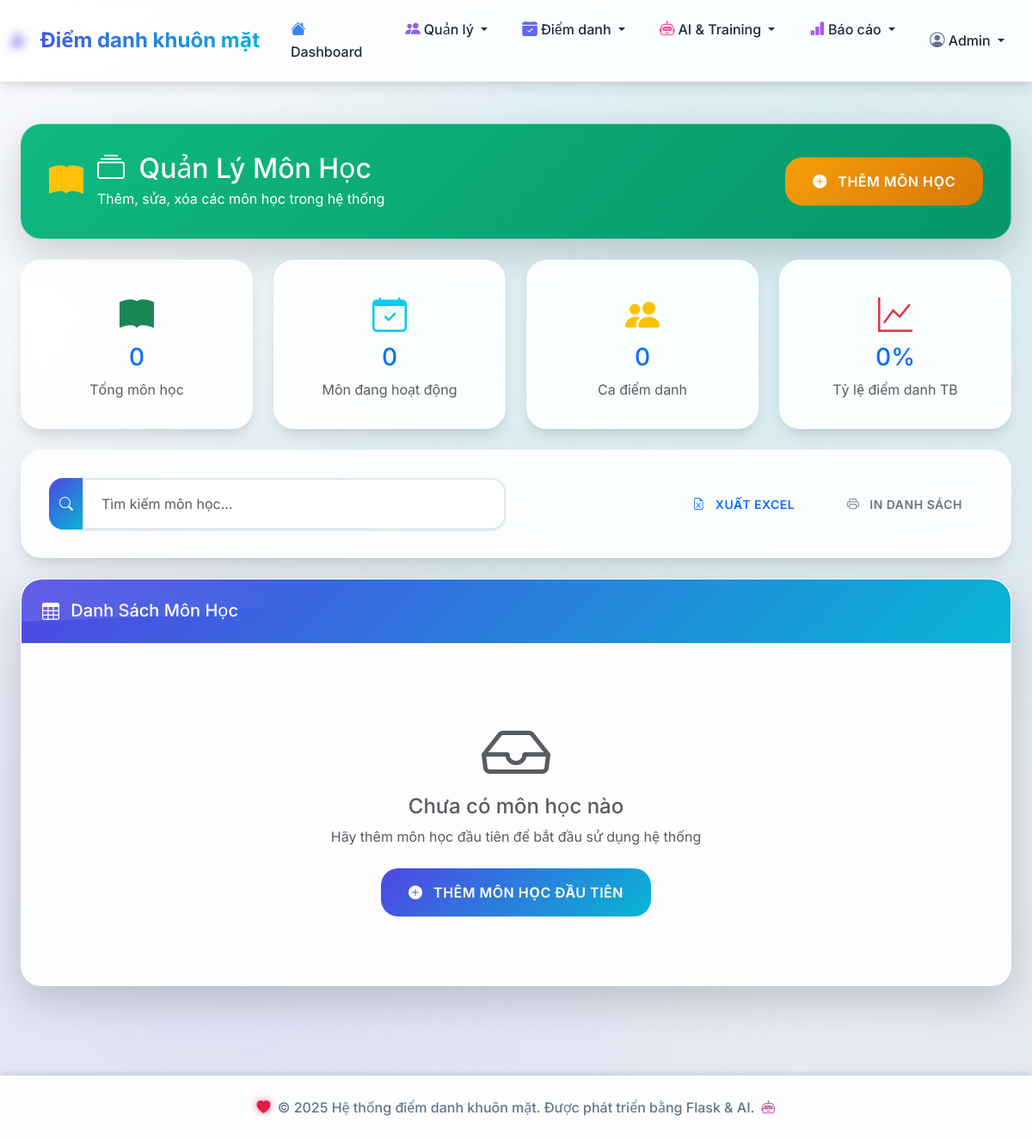
Before: /subjects/ with the older database file.
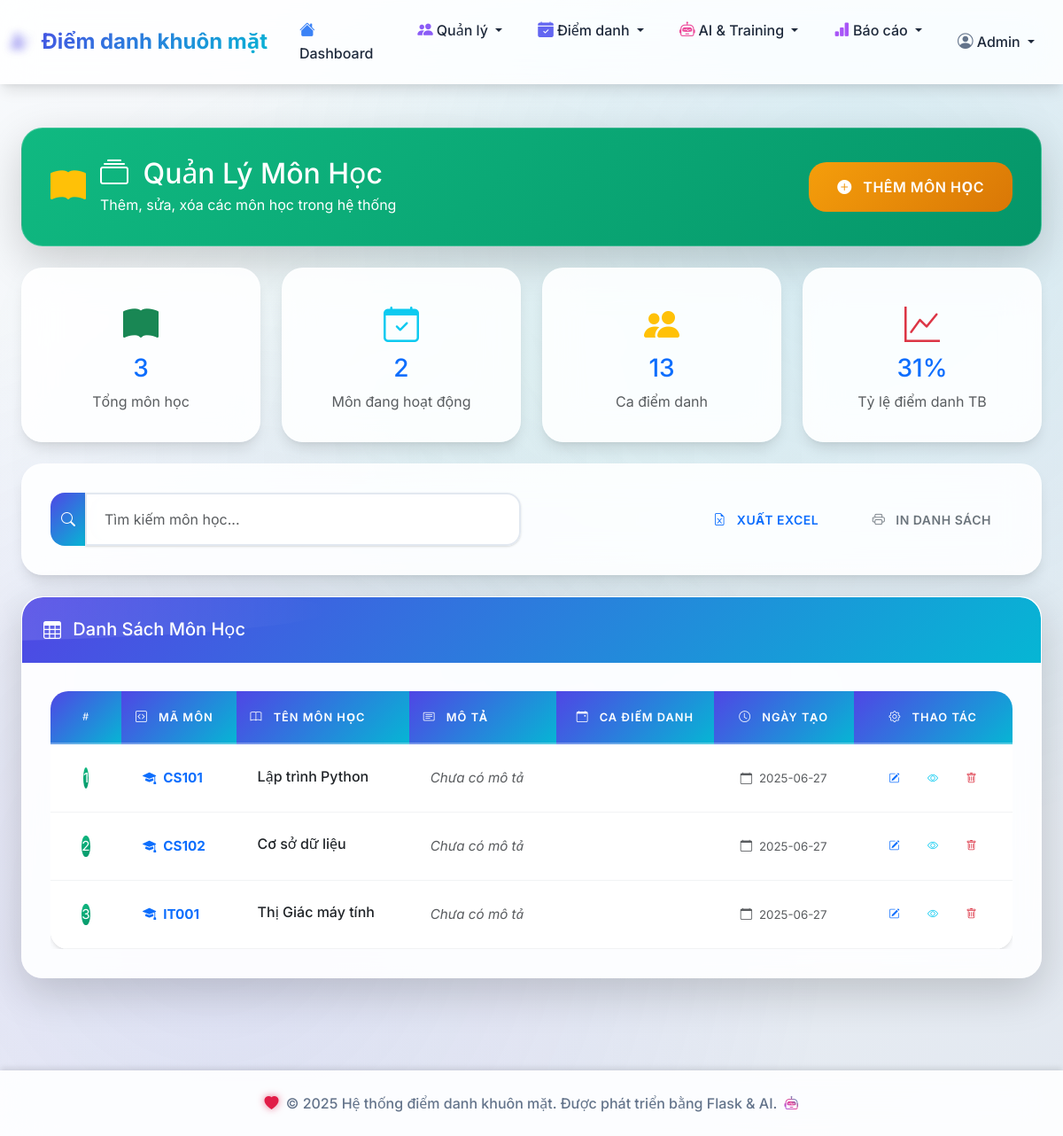
After: the same page with the newer database file.
### tables this page shows
CREATE TABLE subjects (
            id INTEGER PRIMARY KEY AUTOINCREMENT,
            subject_code TEXT UNIQUE NOT NULL,
            subject_name TEXT NOT NULL,
            description TEXT,
            created_at TIMESTAMP DEFAULT CURRENT_TIMESTAMP
        );

### routes/subjects.py (the view)
@subjects_bp.route('/')
def list_subjects():
    conn = get_db_connection()
    subjects = conn.execute('''
        SELECT s.*,
               COUNT(DISTINCT ast.id) as session_count,
               COUNT(DISTINCT ar.id) as attendance_count
        FROM subjects s
        LEFT JOIN attendance_sessions ast ON s.id = ast.subject_id
        LEFT JOIN attendance_records ar ON ast.id = ar.session_id
        GROUP BY s.id
        ORDER BY s.created_at DESC
    ''').fetchall()
    total_subjects = len(subjects)
    active_subjects = len([s for s in subjects if s['session_count'] > 0])
    total_sessions = sum(s['session_count'] for s in subjects)
    total_attendance = sum(s['attendance_count'] for s in subjects)
    avg_attendance = round(total_attendance / max(total_sessions, 1) * 100) if total_sessions > 0 else 0
    conn.close()
    return render_template('subjects/list.html',
                         subjects=subjects,
                         active_subjects=active_subjects,
                         total_sessions=total_sessions,
                         avg_attendance=avg_attendance)

### models/database.py (called while the page is built)
def get_db_connection():
    conn = sqlite3.connect(DATABASE_PATH)
    conn.row_factory = sqlite3.Row
    return conn

### templates/subjects/list.html (shortened to what the changed rows need)
{% extends "base.html" %} {% block title %}Quản Lý Môn Học{% endblock %} {% block content %}
<div class="container-fluid py-4">
  <div class="row mb-4">
    <div class="col-12">
      <div class="card bg-gradient-success shadow-lg">
        <div class="card-body text-white">
          <div class="d-flex justify-content-between align-items-center">
            <div class="d-flex align-items-center">
              <div>
                <h2 class="mb-1">
                  <i class="bi bi-collection me-2"></i>
                  Quản Lý Môn Học
                </h2>
              </div>
            </div>
          </div>
        </div>
      </div>
    </div>
  </div>
  <div class="row mb-4">
    <div class="col-md-3">
      <div class="card glass-card text-center">
        <div class="card-body">
          <i class="bi bi-book-fill fs-1 text-success mb-2"></i>
          <h3 class="text-primary">{{ subjects|length }}</h3>
          <p class="text-muted mb-0">Tổng môn học</p>
        </div>
      </div>
    </div>
    <div class="col-md-3">
      <div class="card glass-card text-center">
        <div class="card-body">
          <i class="bi bi-calendar-check fs-1 text-info mb-2"></i>
          <h3 class="text-primary">{{ active_subjects }}</h3>
          <p class="text-muted mb-0">Môn đang hoạt động</p>
        </div>
      </div>
    </div>
    <div class="col-md-3">
      <div class="card glass-card text-center">
        <div class="card-body">
          <i class="bi bi-people-fill fs-1 text-warning mb-2"></i>
          <h3 class="text-primary">{{ total_sessions }}</h3>
          <p class="text-muted mb-0">Ca điểm danh</p>
        </div>
      </div>
    </div>
    <div class="col-md-3">
      <div class="card glass-card text-center">
        <div class="card-body">
          <i class="bi bi-graph-up fs-1 text-danger mb-2"></i>
          <h3 class="text-primary">{{ avg_attendance }}%</h3>
          <p class="text-muted mb-0">Tỷ lệ điểm danh TB</p>
        </div>
      </div>
    </div>
  </div>
  <div class="row">
    <div class="col-12">
      <div class="card glass-card shadow-lg">
        <div class="card-body p-0">
          {% if subjects %}
          <div class="table-responsive">
            <table class="table table-hover table-dashboard mb-0" id="subjectsTable">
              <thead class="table-dark">
                <tr>
                  <th class="text-center" style="width: 80px">
                    <i class="bi bi-hash"></i>
                  </th>
                  <th>
                    <i class="bi bi-code-square me-2"></i>
                    Mã Môn
                  </th>
                  <th>
                    <i class="bi bi-book me-2"></i>
                    Tên Môn Học
                  </th>
                  <th>
                    <i class="bi bi-card-text me-2"></i>
                    Mô Tả
                  </th>
                  <th class="text-center">
                    <i class="bi bi-calendar-event me-2"></i>
                    Ca Điểm Danh
                  </th>
                  <th class="text-center">
                    <i class="bi bi-clock me-2"></i>
                    Ngày Tạo
                  </th>
                  <th class="text-center" style="width: 150px">
                    <i class="bi bi-gear me-2"></i>
                    Thao Tác
                  </th>
                </tr>
              </thead>
              <tbody>
                {% for subject in subjects %}
                <tr class="subject-row">
                  <td class="text-center">
                    <div class="d-flex align-items-center justify-content-center">
                      <div class="avatar-sm bg-gradient-success text-white rounded-circle d-flex align-items-center justify-content-center">{{ loop.index }}</div>
                    </div>
                  </td>
                  <td>
                    <div class="d-flex align-items-center">
                      <i class="bi bi-mortarboard-fill text-primary me-2"></i>
                      <strong class="text-primary">{{ subject.subject_code }}</strong>
                    </div>
                  </td>
                  <td>
                    <div class="subject-name">
                      <h6 class="mb-1">{{ subject.subject_name }}</h6>
                    </div>
                  </td>
                  <td>
                    <span class="text-muted">
                      {% if subject.description %} {{ subject.description[:50] }}{% if subject.description|length > 50 %}...{% endif %} {% else %}
                      <em>Chưa có mô tả</em>
                      {% endif %}
                    </span>
                  </td>
                  <td class="text-center">
                    <span class="badge badge-info badge-lg">
                      <i class="bi bi-calendar-check me-1"></i>
                    </span>
                  </td>
                  <td class="text-center">
                    <small class="text-muted">
                      <i class="bi bi-calendar me-1"></i>
                      {% if subject.created_at %} {{ subject.created_at[:10] if subject.created_at else 'N/A' }} {% else %} N/A {% endif %}
                    </small>
                  </td>
                  <td class="text-center">
                    <div class="btn-group" role="group">
                      <a href="{{ url_for('subjects.edit_subject', subject_id=subject.id) }}" class="btn btn-sm btn-outline-primary" title="Chỉnh sửa">
                        <i class="bi bi-pencil-square"></i>
                      </a>
                      <button class="btn btn-sm btn-outline-info" onclick="viewSubjectDetails({{ subject.id }})" title="Xem chi tiết">
                        <i class="bi bi-eye"></i>
                      </button>
                      <button class="btn btn-sm btn-outline-danger" onclick="deleteSubject({{ subject.id }}, '{{ subject.subject_name }}')" title="Xóa">
                        <i class="bi bi-trash"></i>
                      </button>
                    </div>
                  </td>
                </tr>
                {% endfor %}
              </tbody>
            </table>
          </div>
          {% else %}
          <div class="empty-state py-5">
            <div class="text-center">
              <i class="bi bi-inbox display-1 text-muted mb-3"></i>
              <h4 class="text-muted">Chưa có môn học nào</h4>
              <p class="text-muted mb-4">Hãy thêm môn học đầu tiên để bắt đầu sử dụng hệ thống</p>
              <a href="{{ url_for('subjects.add_subject') }}" class="btn btn-primary btn-lg">
                <i class="bi bi-plus-circle-fill me-2"></i>
                Thêm Môn Học Đầu Tiên
              </a>
            </div>
          </div>
          {% endif %}
        </div>
      </div>
    </div>
  </div>
</div>
{% endblock %}

Changed rows visible on the page:
added subjects: subject_code "CS101", subject_name "Lập trình Python", created_at "2025-06-27"
added subjects: subject_code "CS102", subject_name "Cơ sở dữ liệu", created_at "2025-06-27"
added subjects: subject_code "IT001", subject_name "Thị Giác máy tính", description "Chưa có mô tả", created_at "2025-06-27"
Other visible differences:
{{ subjects|length }}: "0" → "3"
{{ active_subjects }}: "0" → "2"
{{ total_sessions }}: "0" → "13"
{{ avg_attendance }}: "0" → "31"
text no longer shown: "Chưa có môn học nào Hãy thêm môn học đầu tiên để bắt đầu sử dụng hệ thống THÊM MÔN HỌC ĐẦU TIÊN"
text now shown: "MÃ MÔN TÊN MÔN HỌC MÔ TẢ CA ĐIỂM DANH NGÀY TẠO THAO TÁC"
